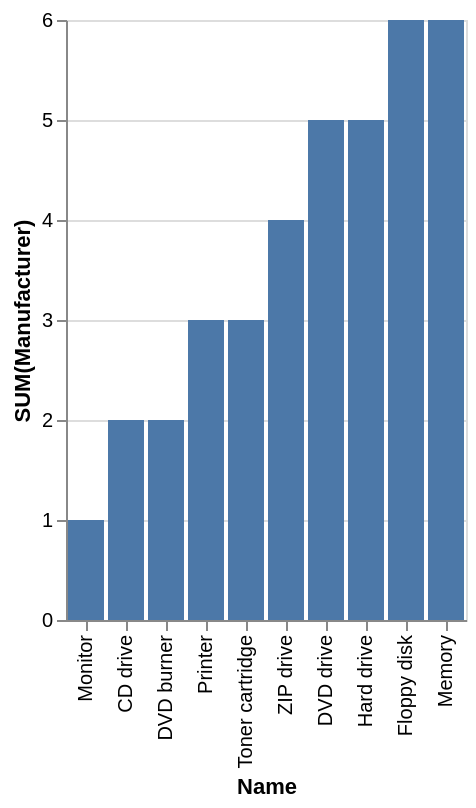

Specify this chart in Vega-Lite:
### Vega-Lite specification from a JSON file in a GitHub repository (floating-point values rounded to 4 significant figures)
{"data": {"values": [{"x_data": "CD drive", "y_data": 2}, {"x_data": "DVD burner", "y_data": 2}, {"x_data": "DVD drive", "y_data": 5}, {"x_data": "Floppy disk", "y_data": 6}, {"x_data": "Hard drive", "y_data": 5}, {"x_data": "Memory", "y_data": 6}, {"x_data": "Monitor", "y_data": 1}, {"x_data": "Printer", "y_data": 3}, {"x_data": "Toner cartridge", "y_data": 3}, {"x_data": "ZIP drive", "y_data": 4}]}, "mark": "bar", "encoding": {"x": {"field": "x_data", "type": "nominal", "title": "Name", "sort": {"op": "sum", "field": "y_data", "order": "ascending"}}, "y": {"field": "y_data", "type": "quantitative", "title": "SUM(Manufacturer)"}}}
